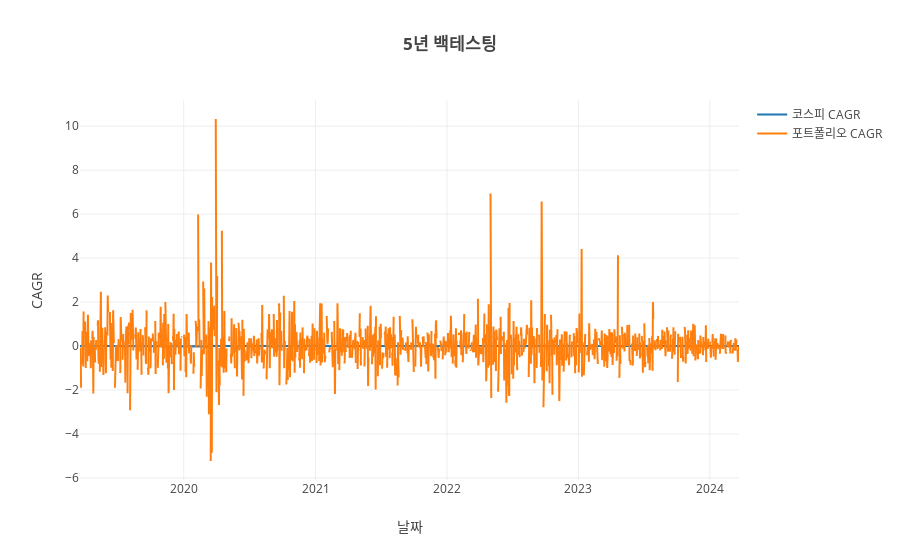

Notebook source saved alongside this figure:
### Code cell
import plotly.graph_objs as go
import plotly.io as pio

pio.templates["seaborn"] = go.layout.Template(layout=go.Layout(template="seaborn"))
pio.templates.default = "seaborn"

scatter_plot = go.Scatter(x=ref.index, y=ref['cagr'], mode='lines', name='코스피 CAGR')
scatter_plot_cagr = go.Scatter(x=result_df.index, y=result_df['CAGR'], mode='lines', name='포트폴리오 CAGR')

layout = go.Layout(title='<b>5년 백테스팅<b>',
                   xaxis=dict(title='날짜'),
                   yaxis=dict(title='CAGR'))

# 그래프 객체를 figure로 생성합니다.
fig = go.Figure(data=[scatter_plot, scatter_plot_cagr], layout=layout)

# 그래프 출력
fig.show()

### Figure 1 — Plotly figure (JSON) as saved in the notebook; plotly's stock layout.template omitted (floating-point values rounded to 4 significant figures; data arrays with more than 128 entries replaced by an {"elided": "..."} marker saying what was removed)
{"data": [{"mode": "lines", "name": "코스피 CAGR", "type": "scatter", "x": {"elided": "1239 str values"}, "y": {"elided": "1239 float values"}}, {"mode": "lines", "name": "포트폴리오 CAGR", "type": "scatter", "x": {"elided": "1831 str values"}, "y": {"elided": "1831 float values"}}], "layout": {"title": {"text": "<b>5년 백테스팅<b>"}, "xaxis": {"title": {"text": "날짜"}}, "yaxis": {"title": {"text": "CAGR"}}}}
